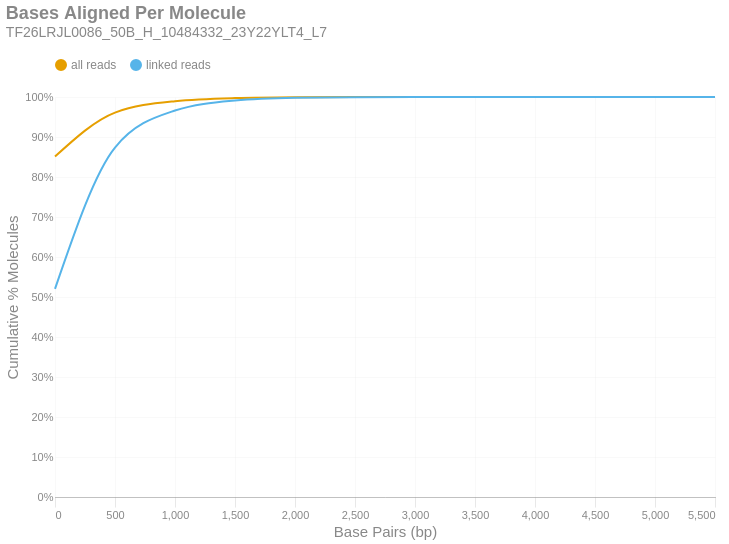

Notebook code cell kept with this figure:
### Markdown cell above
### Bases Aligned Per Molecule
This is a cumulative frequency distribution showing the number of base pairs aligned per unique molecule. These data are shown in 500 bp bins. There are two distributions: one with `all reads` (yellow) and another with only `linked reads` (blue). The percent of molecules in the `linked reads` distribution is relative to the total number of linked molecules.

### Code cell
if SKIPLR:
    print_html(f"Skipped")
else:
    binned_df = consolidated_hist(valids['aligned_bp'], mask, 500, True)
    with SafeRender(binned_df):
        (
            density_plot(binned_df, 'Bases Aligned Per Molecule', samplename, 'basesper')
            .encode(
                x=alt.X('bin:Q', title="Base Pairs (bp)").axis(tickMinStep=500).scale(padding=0),
                y=alt.Y('value:Q', title='Cumulative % Molecules')
                    .axis(format='%')
                    .scale(domain = [0,1])
                    .stack(False),
                color=alt.Color("key:N").scale(domain = ["all reads", "linked reads"]),
                tooltip = [
                    alt.Tooltip("key:N", title = "Data Type"),
                    alt.Tooltip("range_label:N", title="Bases Aligned Per Molecule"),
                    alt.Tooltip("value:Q", format = ".2%", title="% Molecules (Cum.)")
                ]
            )
        ).display()

### Figure 1 — Vega-Lite specification as saved in the notebook (floating-point values rounded to 4 significant figures)
{"width": "container", "height": 400, "config": {"title": {"anchor": "start", "dy": -15, "fontSize": 18, "color": "#888888", "subtitleColor": "#888888", "subtitleFontSize": 14}, "arc": {"fill": "#0072B2"}, "axis": {"domainColor": "#888888", "domainWidth": 0.5, "gridWidth": 0.2, "grid": false, "titleFontWeight": 400, "titleFontSize": 15, "labelFontSize": 11, "labelColor": "#888888", "tickColor": "#888888", "tickWidth": 0.2, "titleColor": "#888888"}, "axisBand": {"grid": false}, "axisX": {"grid": true, "tickSize": 10, "domainCap": "round"}, "axisY": {"domain": false, "grid": true, "tickSize": 0, "domainCap": "round"}, "background": "transparent", "header": {"labelFontSize": 15, "labelColor": "#888888", "titleFontSize": 15, "titleFontWeight": 600, "titleColor": "#888888"}, "legend": {"labelFont": "sans-serif", "labelFontSize": 12, "labelColor": "#888888", "symbolSize": 100, "symbolType": "circle", "titleFontSize": 12, "titlePadding": 10, "titleColor": "#888888", "title": null, "orient": "top"}, "range": {"category": ["#E69F00", "#56B4E9", "#009E73", "#F0E442", "#0072B2", "#D55E00", "#CC79A7", "#000000"], "diverging": ["#cfe8f3", "#a2d4ec", "#73bfe2", "#46abdb", "#1696d2", "#12719e"]}, "area": {"fill": "#0072B2", "fillOpacity": 0.7, "line": true, "strokeOpacity": 0.7}, "line": {"color": "#0072B2", "stroke": "#0072B2", "strokeWidth": 2}, "trail": {"color": "#0072B2", "stroke": "#0072B2", "strokeWidth": 0, "size": 1}, "point": {"filled": true, "fillOpacity": 1.0, "size": 95}, "text": {"color": "#888888", "fontSize": 11, "align": "right", "fontWeight": 400, "size": 11}, "bar": {"fill": "#0072B2", "stroke": null}, "view": {"stroke": null, "continuousWidth": 660, "continuousHeight": 400}}, "data": {"name": "data-48b938bdb82995b64cf2ba89d8704ce1"}, "mark": {"type": "line", "interpolate": "monotone", "point": {"opacity": 0, "size": 275}}, "encoding": {"color": {"field": "key", "scale": {"domain": ["all reads", "linked reads"]}, "type": "nominal"}, "tooltip": [{"field": "key", "title": "Data Type", "type": "nominal"}, {"field": "range_label", "title": "Bases Aligned Per Molecule", "type": "nominal"}, {"field": "value", "format": ".2%", "title": "% Molecules (Cum.)", "type": "quantitative"}], "x": {"axis": {"tickMinStep": 500}, "field": "bin", "scale": {"padding": 0}, "title": "Base Pairs (bp)", "type": "quantitative"}, "y": {"axis": {"format": "%"}, "field": "value", "scale": {"domain": [0, 1]}, "stack": false, "title": "Cumulative % Molecules", "type": "quantitative"}}, "params": [{"name": "param_c36ac31b6afebe62", "select": {"type": "point", "fields": ["key"]}, "bind": "legend"}], "title": {"text": "Bases Aligned Per Molecule", "subtitle": "TF26LRJL0086_50B_H_10484332_23Y22YLT4_L7"}, "transform": [{"fold": ["all reads (cumsum)", "linked reads (cumsum)"]}, {"calculate": "replace(datum.key, ' (cumsum)', '')", "as": "key"}, {"filter": {"param": "param_c36ac31b6afebe62"}}], "usermeta": {"embedOptions": {"downloadFileName": "TF26LRJL0086_50B_H_10484332_23Y22YLT4_L7.basesper"}}, "$schema": "https://vega.github.io/schema/vega-lite/v6.4.1.json", "datasets": {"data-48b938bdb82995b64cf2ba89d8704ce1": [{"bin": "0.0", "interval": "0.0-500.0", "all reads": 0.8511, "linked reads": 0.5205, "all reads (cumsum)": 0.8511, "linked reads (cumsum)": 0.5205, "range_label": "0-499"}, {"bin": "500.0", "interval": "500.0-1000.0", "all reads": 0.1099, "linked reads": 0.3531, "all reads (cumsum)": 0.9611, "linked reads (cumsum)": 0.8736, "range_label": "500-999"}, {"bin": "1000.0", "interval": "1000.0-1500.0", "all reads": 0.0285, "linked reads": 0.09246, "all reads (cumsum)": 0.9896, "linked reads (cumsum)": 0.9661, "range_label": "1000-1499"}, {"bin": "1500.0", "interval": "1500.0-2000.0", "all reads": 0.007768, "linked reads": 0.02522, "all reads (cumsum)": 0.9973, "linked reads (cumsum)": 0.9913, "range_label": "1500-1999"}, {"bin": "2000.0", "interval": "2000.0-2500.0", "all reads": 0.002099, "linked reads": 0.006816, "all reads (cumsum)": 0.9994, "linked reads (cumsum)": 0.9981, "range_label": "2000-2499"}, {"bin": "2500.0", "interval": "2500.0-3000.0", "all reads": 0.0004324, "linked reads": 0.001404, "all reads (cumsum)": 0.9999, "linked reads (cumsum)": 0.9996, "range_label": "2500-2999"}, {"bin": "3000.0", "interval": "3000.0-3500.0", "all reads": 0.0001029, "linked reads": 0.000334, "all reads (cumsum)": 1.0, "linked reads (cumsum)": 0.9999, "range_label": "3000-3499"}, {"bin": "3500.0", "interval": "3500.0-4000.0", "all reads": 2.526e-05, "linked reads": 8.202e-05, "all reads (cumsum)": 1.0, "linked reads (cumsum)": 1.0, "range_label": "3500-3999"}, {"bin": "4000.0", "interval": "4000.0-4500.0", "all reads": 7.675e-06, "linked reads": 2.492e-05, "all reads (cumsum)": 1.0, "linked reads (cumsum)": 1.0, "range_label": "4000-4499"}, {"bin": "4500.0", "interval": "4500.0-5000.0", "all reads": 1.489e-06, "linked reads": 4.836e-06, "all reads (cumsum)": 1.0, "linked reads (cumsum)": 1.0, "range_label": "4500-4999"}, {"bin": "5000.0", "interval": "5000.0-5500.0", "all reads": 6.3e-07, "linked reads": 2.046e-06, "all reads (cumsum)": 1.0, "linked reads (cumsum)": 1.0, "range_label": "5000-5499"}, {"bin": "5500.0", "interval": "5500.0-6000.0", "all reads": 1.718e-07, "linked reads": 5.58e-07, "all reads (cumsum)": 1.0, "linked reads (cumsum)": 1.0, "range_label": "5500-5999"}]}}
